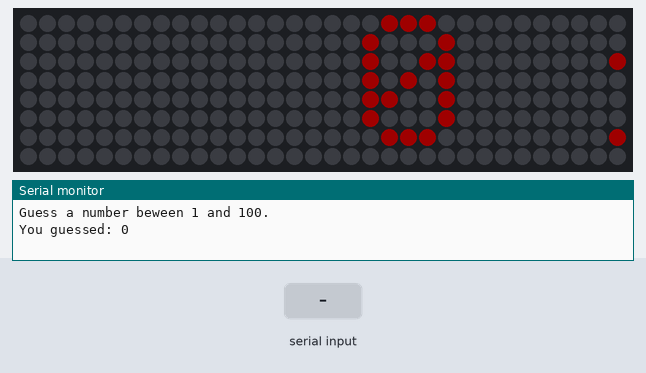
Bench run of a sketch on a simulated Arduino Uno, built with avr-gcc and run on an emulated ATmega328P. On the bench: 32×8 RGB LED matrix (first LED top left, wired row by row), the last lines printed to the serial monitor. The test bench sets the inputs (shaded band). Dim RGB values are drawn brighter than linear; random numbers use the default seed unless the sketch sets one.

Above: at 4.0 s.
4.1 s: "90,45\n" received over Serial
At 15.7 s:
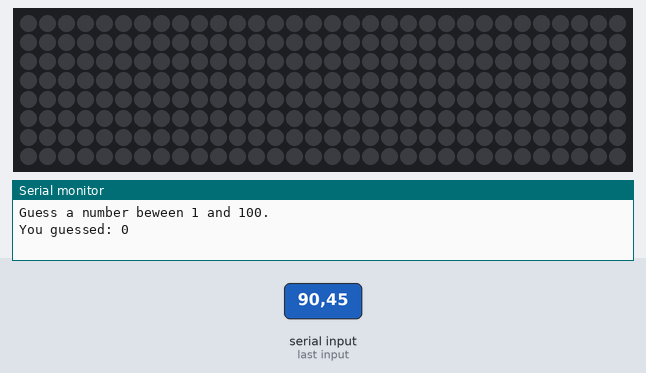
At 23.87 s:
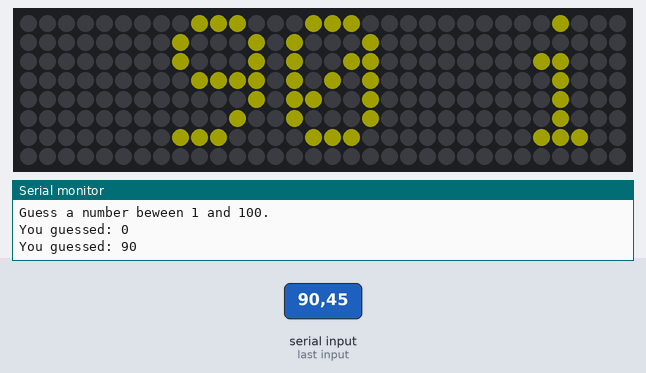

The sketch:

PHYS485_Final.ino
```cpp
#include <Adafruit_GFX.h>
#include <Adafruit_NeoMatrix.h>
#include <Adafruit_NeoPixel.h>

//***************************************************************************

//Define data pin and LED intensity
#define PIN 9
#define BRIGHTNESS 32

// Define matrix width and height.
#define mw 32
#define mh 8

//Initialize the LED array:
//Defines the dimensions of the array, the pin used to transmit data
//Defines the first LED as the top left corner
//Defines the LEDs as grouped in columns wired in a zig-zag pattern
//Defines the LEDs as high density (800 kHz) GRB bitstream
Adafruit_NeoMatrix *matrix = new Adafruit_NeoMatrix(mw, mh, PIN,
  NEO_MATRIX_TOP + NEO_MATRIX_LEFT + NEO_MATRIX_COLUMNS + NEO_MATRIX_ZIGZAG,
  NEO_GRB + NEO_KHZ800);

//Define LED colors
#define RED      0xF800
#define GREEN    0x07E0
#define YELLOW   0xFFE0

//***************************************************************************

//Choose the computer's number
int comp_num;
int guess;

//Scrolling text function
void scrollText(String text, int c) {
  matrix->clear();
  for (int x=30; x>=-150; x--){
  	matrix->clear();
  	matrix->setCursor(x,0);
  	matrix->setTextColor(c);
  	matrix->print(text);
  	matrix->show();
    delay(50);
  }
}

//Game function
void guessing_game(){
  for (int i = 1; i <= 1000; i++) {

    if(Serial.available() > 0){
      guess = Serial.parseInt();
    }

    Serial.print("You guessed: ");
    Serial.println(guess);

    if (guess == comp_num){
      scrollText("You guessed it!", GREEN);
      scrollText("Total Guesses: " + String(i), GREEN);
      break;
    }
    else if (guess > comp_num + 10){
      scrollText(String(guess) + " is way too high", RED);
    }
    else if (guess > comp_num && guess < comp_num + 10){
      scrollText(String(guess) + " is too high", YELLOW);
    }
    else if (guess < comp_num-10){
      scrollText(String(guess) + " is way too low", RED);
    }
    else if (guess < comp_num && guess > comp_num-10){
      scrollText(String(guess) + " is too low", YELLOW);
    }
    delay(3000);
  }
}

void stop(){
  while(1);
}

//***************************************************************************

void setup() {
  randomSeed(analogRead(0)); //Random noise seeds the generator

  Serial.begin(115200);

  //Initialize the matrix using earlier parameters
  matrix->begin();
  matrix->clear();
  matrix->setTextWrap(false);
  matrix->setBrightness(BRIGHTNESS);
}

void loop() {
  comp_num = random(1, 101);

  Serial.println("Guess a number beween 1 and 100.");
  delay(3000);
  guessing_game();

  Serial.println("Would you like to play again? (y/n)");
  delay(5000);
  if (Serial.available() > 0) {
    char repeat = Serial.read();
    if (repeat != 'y'){
      stop();
    }
  }
}
```

Measured:
- what the display in image 1 shows lasts 6.7 s, from 15.3 s to 22.0 s
